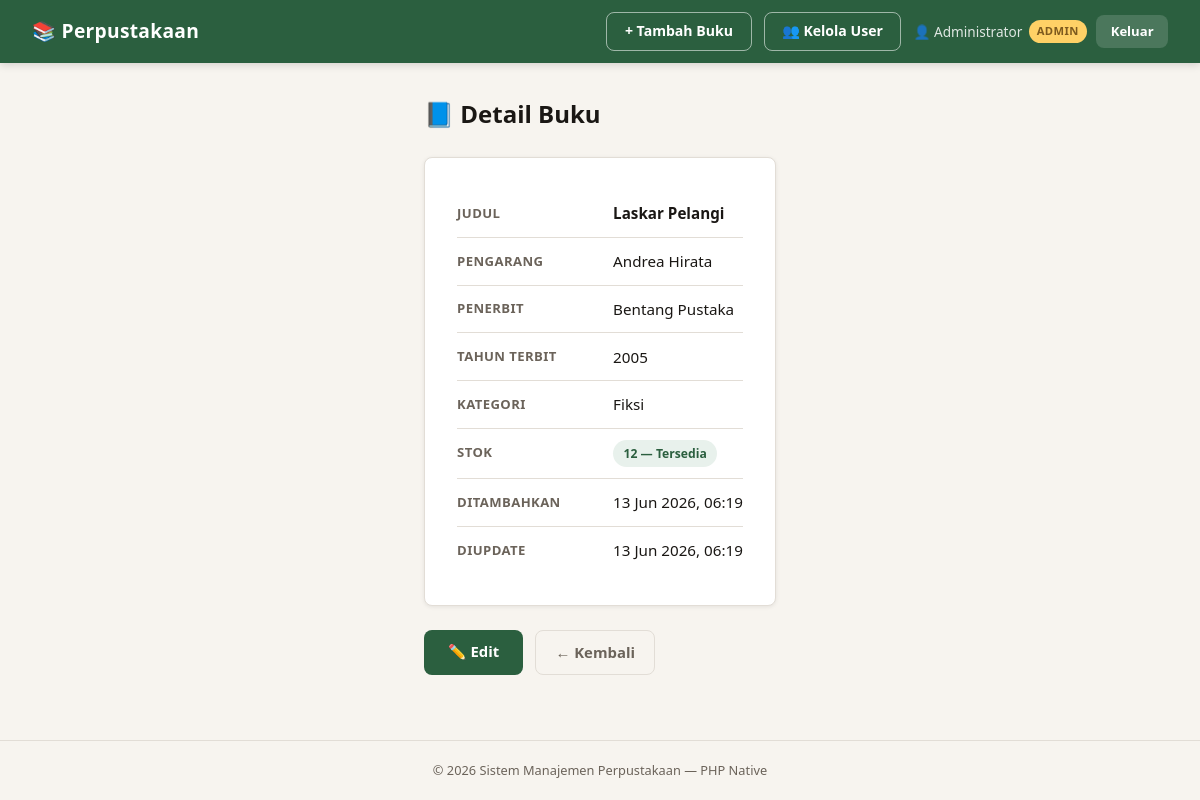
The app's page /pages/detail.php?id=1 (signed in) with its own data.
### tables this page shows
CREATE TABLE IF NOT EXISTS buku (
  id           INT AUTO_INCREMENT PRIMARY KEY,
  judul        VARCHAR(255) NOT NULL,
  pengarang    VARCHAR(150) NOT NULL,
  penerbit     VARCHAR(150) NOT NULL,
  tahun_terbit YEAR         NOT NULL,
  kategori     ENUM('Fiksi','Non-Fiksi','Sains','Teknologi','Sejarah','Biografi','Lainnya') NOT NULL DEFAULT 'Lainnya',
  stok         INT          NOT NULL DEFAULT 0,
  created_at   TIMESTAMP    DEFAULT CURRENT_TIMESTAMP,
  updated_at   TIMESTAMP    DEFAULT CURRENT_TIMESTAMP ON UPDATE CURRENT_TIMESTAMP
);

### pages/detail.php (the view, shortened to what this page needs)
<?php
require_once '../includes/db.php';
require_once '../includes/layout.php';
$id   = (int)($_GET['id'] ?? 0);
$stmt = $conn->prepare("SELECT * FROM buku WHERE id = ?");
$stmt->bind_param('i', $id);
$stmt->execute();
$buku = $stmt->get_result()->fetch_assoc();
?>
<div class="page-title">📘 Detail Buku</div>
<div class="detail-card">
  <div class="detail-row"><div class="detail-label">Judul</div><div class="detail-value"><strong><?= htmlspecialchars($buku['judul']) ?></strong></div></div>
  <div class="detail-row"><div class="detail-label">Pengarang</div><div class="detail-value"><?= htmlspecialchars($buku['pengarang']) ?></div></div>
  <div class="detail-row"><div class="detail-label">Penerbit</div><div class="detail-value"><?= htmlspecialchars($buku['penerbit']) ?></div></div>
  <div class="detail-row"><div class="detail-label">Tahun Terbit</div><div class="detail-value"><?= $buku['tahun_terbit'] ?></div></div>
  <div class="detail-row"><div class="detail-label">Kategori</div><div class="detail-value"><?= htmlspecialchars($buku['kategori']) ?></div></div>
  <div class="detail-row">
    <div class="detail-label">Stok</div>
    <div class="detail-value">
      <?php $s=$buku['stok']; $b=$s>5?'badge-green':($s>0?'badge-yellow':'badge-red'); $l=$s>5?'Tersedia':($s>0?'Terbatas':'Habis'); ?>
      <span class="badge <?= $b ?>"><?= $s ?> — <?= $l ?></span>
    </div>
  </div>
  <div class="detail-row"><div class="detail-label">Ditambahkan</div><div class="detail-value"><?= date('d M Y, H:i', strtotime($buku['created_at'])) ?></div></div>
  <div class="detail-row"><div class="detail-label">Diupdate</div><div class="detail-value"><?= date('d M Y, H:i', strtotime($buku['updated_at'])) ?></div></div>
</div>
<div class="form-actions" style="margin-top:1.5rem">
  <a class="btn-primary" href="edit.php?id=<?= $buku['id'] ?>">✏️ Edit</a>
  <a class="btn-secondary" href="<?= BASE_URL ?>index.php">← Kembali</a>
</div>

### assets/css/style.css (style rules this page uses)
*, *::before, *::after { box-sizing: border-box; margin: 0; padding: 0; }
:root { --bg: #F7F4EF; --surface: #FFFFFF; --border: #E2DDD6; --ink: #1A1714; --ink-muted: #6B635A; --accent: #2B5F3F; --accent-lt: #E8F1EC; --danger: #B03A2E; --danger-lt: #FDECEA; --warn: #7D5A1E; --warn-lt: #FEF9EC; --radius: 8px; --shadow: 0 1px 4px rgba(0,0,0,.08); }
body { background: var(--bg); color: var(--ink); font-family: 'Segoe UI', system-ui, sans-serif; font-size: 15px; line-height: 1.6; min-height: 100vh; display: flex; flex-direction: column; }
.page-title { font-size: 1.5rem; font-weight: 700; margin-bottom: 1.5rem; color: var(--ink); display: flex; align-items: center; gap: .5rem; }
.badge { display: inline-block; padding: .22rem .65rem; border-radius: 99px; font-size: .76rem; font-weight: 600; white-space: nowrap; }
.badge-green { background: var(--accent-lt); color: var(--accent); }
.form-actions { margin-top: 1.5rem; display: flex; gap: .75rem; }
.btn-primary { padding: .6rem 1.5rem; background: var(--accent); color: #fff; border: none; border-radius: var(--radius); font-size: .93rem; font-weight: 700; cursor: pointer; text-decoration: none; display: inline-block; }
.btn-secondary { padding: .6rem 1.2rem; background: transparent; color: var(--ink-muted); border: 1px solid var(--border); border-radius: var(--radius); font-size: .93rem; font-weight: 600; cursor: pointer; text-decoration: none; display: inline-block; }
.detail-card { background: var(--surface); border: 1px solid var(--border); border-radius: var(--radius); padding: 2rem; box-shadow: var(--shadow); max-width: 600px; }
.detail-row { display: flex; padding: .7rem 0; border-bottom: 1px solid var(--border); gap: 1rem; }
.detail-row:last-child { border-bottom: none; }
.detail-label { width: 140px; flex-shrink: 0; font-size: .82rem; font-weight: 600; color: var(--ink-muted); text-transform: uppercase; letter-spacing: .4px; padding-top: .1rem; }
.detail-value { flex: 1; font-size: .95rem; }

### records on screen
buku: judul "Laskar Pelangi", pengarang "Andrea Hirata", penerbit "Bentang Pustaka", tahun_terbit "2005", kategori "Fiksi", stok "12", stok "Tersedia", created_at "13 Jun 2026, 06:19", updated_at "13 Jun 2026, 06:19"

### other values on screen
$user['nama'] "Administrator"
$user['role'] "ADMIN"
